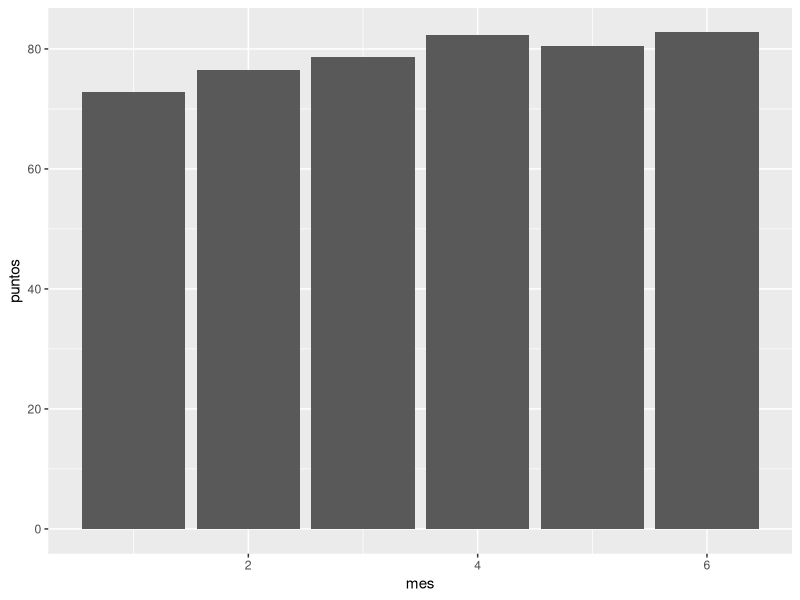

The R script that drew this image:
## ---- chunk 1
library(tidyverse)
## ---- chunk 2
archivo <- read_csv("datos/cuarto-grado.csv")
## ---- chunk 3
archivo
## ---- chunk 4
archivo %>%
  separate(nombre, into = c("apellido", "primer"))
## ---- chunk 5
archivo %>%
  separate(nombre, into = c("apellido", "primer")) %>% 
  separate(fecha, into = c("dia", "mes", "año")) #, convert = TRUE)
## ---- chunk 6
archivo %>%
  separate(nombre, into = c("apellido", "primer")) %>% 
  separate(fecha, into = c("dia", "mes", "año"), convert = TRUE) %>% 
  gather(materia, puntos, matematica, ingles)
## ---- chunk 7
grados <- archivo %>%
  separate(nombre, into = c("apellido", "primer")) %>% 
  separate(fecha, into = c("dia", "mes", "año"), convert = TRUE) %>% 
  gather(materia, puntos, matematica, ingles)
grados
## ---- chunk 8
grados %>%
  group_by(materia) %>%
  summarise(promedio = mean(puntos))
## ---- chunk 9
grados %>%
  filter(materia == "matematica") %>%
  group_by(matricula, primer, apellido) %>%
  summarise(promedio = mean(puntos))
## ---- chunk 10

## ---- chunk 11
grados %>%
  filter(materia == "ingles") %>%
  group_by(matricula, primer, apellido) %>%
  summarise(promedio = mean(puntos)) %>% 
  arrange(desc(promedio)) %>%
  ungroup() %>% 
  mutate(puesto = row_number())
## ---- chunk 12

## ---- chunk 13
grados %>% 
  filter(materia == "ingles") %>% 
  ggplot() +
  geom_bar(aes(mes, puntos), stat = "summary", fun.y = "mean")
